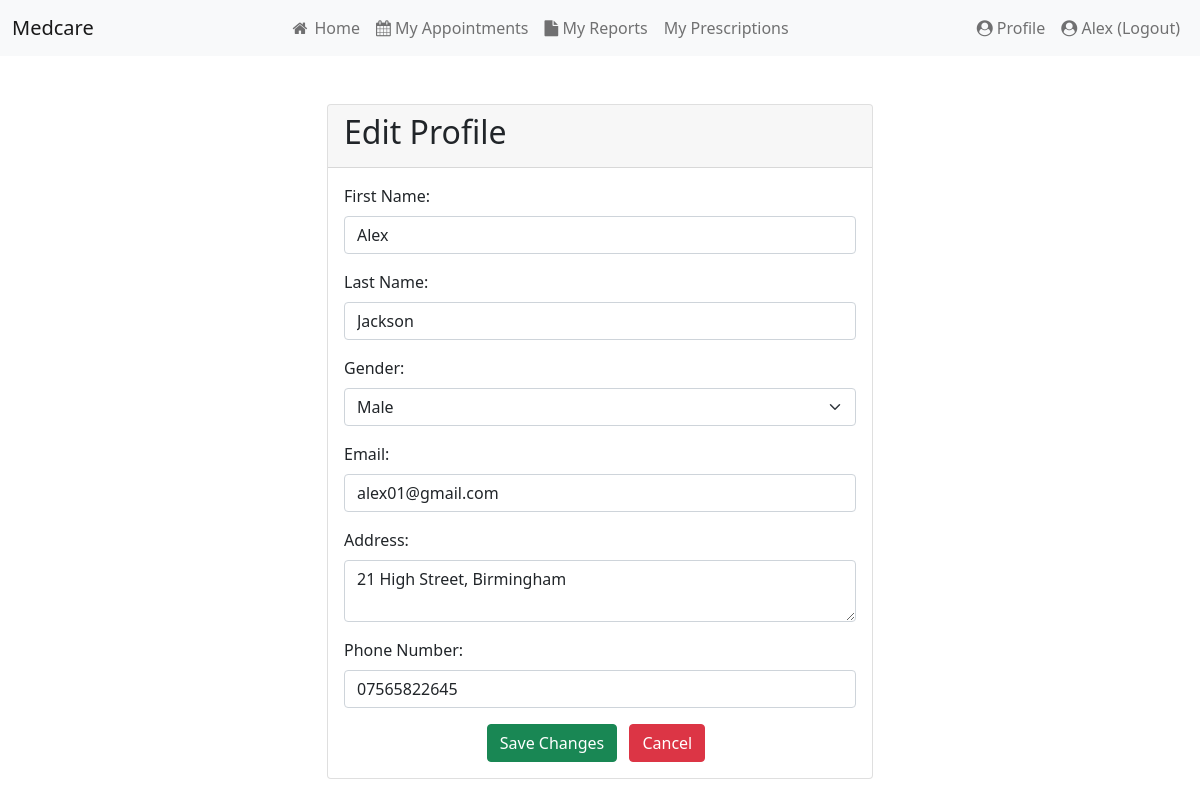
Before: /edit_profile.php (signed in) with the older database file.
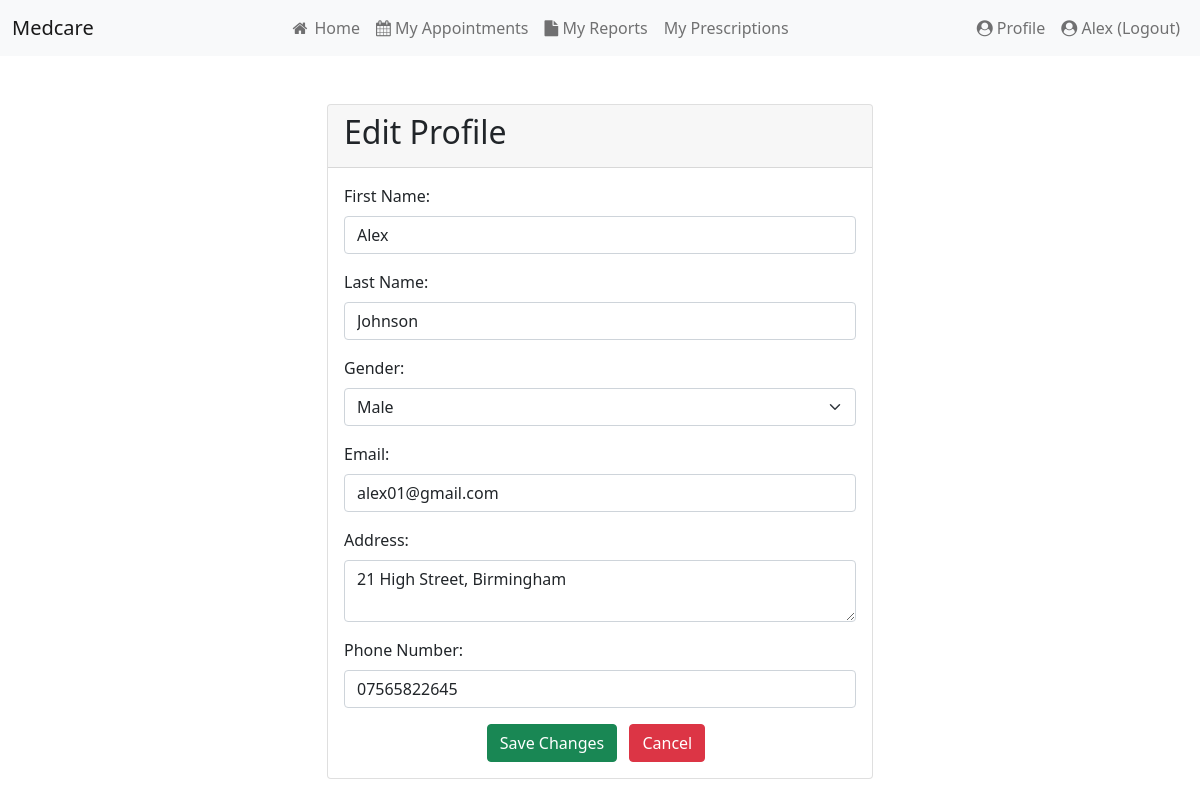
After: the same page with the newer database file.
### tables this page shows
CREATE TABLE `users` (
  `user_id` int(255) NOT NULL,
  `username` varchar(50) NOT NULL,
  `password` varchar(255) NOT NULL,
  `email` varchar(255) NOT NULL,
  `first_name` char(50) NOT NULL,
  `last_name` char(50) NOT NULL,
  `security_question` varchar(255) NOT NULL,
  `security_answer` varchar(255) NOT NULL,
  `role` char(20) NOT NULL
);

### src/edit_profile.php (the view, shortened to what this page needs)
<?php
$user_id = $_SESSION['user_id'];
$conn = getDatabase();
$stmt = $conn->prepare("SELECT * FROM users WHERE user_id = :user_id");
$stmt->bindParam(':user_id', $user_id);
$stmt->execute();
$user = $stmt->fetch(PDO::FETCH_ASSOC);
$stmt = $conn->prepare("SELECT * FROM patients WHERE user_id = :user_id");
$stmt->bindParam(':user_id', $user_id);
$stmt->execute();
$patient = $stmt->fetch(PDO::FETCH_ASSOC);
?>
<!DOCTYPE html>
<html lang="en">
<head>
    <link rel="stylesheet" href="https://cdn.jsdelivr.net/npm/bootstrap@5.0.2/dist/css/bootstrap.min.css">
    <link rel="stylesheet" href="https://cdnjs.cloudflare.com/ajax/libs/font-awesome/4.7.0/css/font-awesome.min.css">
</head>
<body>
    <?php include 'header.php'; ?>
    <div class="container mt-5">
        <div class="row justify-content-center">
            <div class="col-md-6">
                <div class="card">
                    <div class="card-header">
                        <h2 class="card-title">Edit Profile</h2>
                    </div>
                    <div class="card-body">
                        <form method="POST">
                            <div class="mb-3">
                                <label for="first-name" class="form-label">First Name:</label>
                                <input type="text" id="first-name" class="form-control" name="first_name" value="<?php echo $user['first_name']; ?>">
                            </div>
                            <div class="mb-3">
                                <label for="last-name" class="form-label">Last Name:</label>
                                <input type="text" id="last-name" class="form-control" name="last_name" value="<?php echo $user['last_name']; ?>">
                            </div>
                            <div class="mb-3">
                                <label for="gender" class="form-label">Gender:</label>
                                <select id="gender" class="form-select" name="gender">
                                    <option value="Male" <?php echo ($patient['gender'] === 'Male') ? 'selected' : ''; ?>>Male</option>
                                </select>
                            </div>
                            <div class="mb-3">
                                <label for="email" class="form-label">Email:</label>
                                <input type="email" id="email" class="form-control" name="email" value="<?php echo $user['email']; ?>">
                            </div>
                            <div class="mb-3">
                                <label for="address" class="form-label">Address:</label>
                                <textarea id="address" class="form-control" name="address"><?php echo $patient['address']; ?></textarea>
                            </div>
                            <div class="mb-3">
                                <label for="phone-number" class="form-label">Phone Number:</label>
                                <input type="text" id="phone-number" class="form-control" name="phone_number" value="<?php echo $patient['phone_number']; ?>">
                            </div>
                            <div class="text-center">
                                <button type="submit" class="btn btn-success">Save Changes</button>
                                <button type="button" class="btn btn-danger mx-2" onclick="history.back()">Cancel</button>
                            </div>
                        </form>
                    </div>
                </div>
            </div>
        </div>
    </div>
</body>
</html>

Changed rows visible on the page:
changed users "Alex": last_name "Jackson" → "Johnson"
